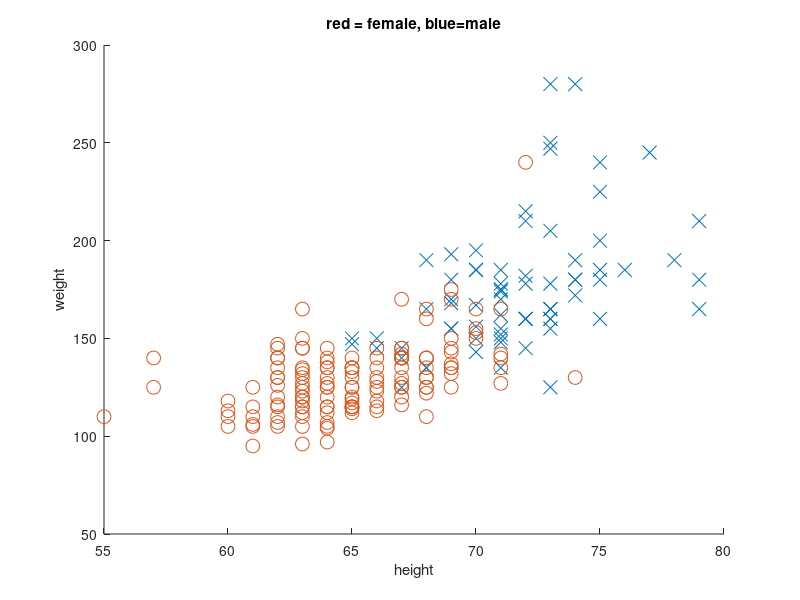
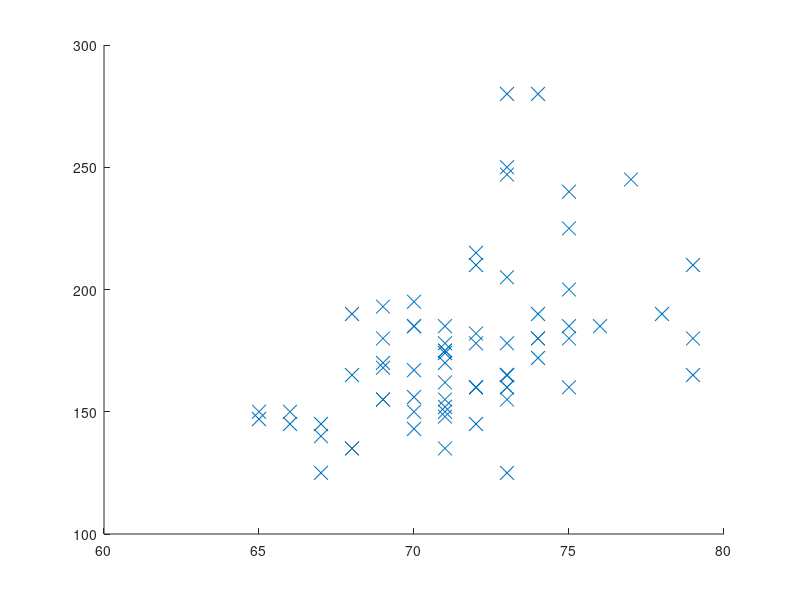

Write the MATLAB code that produced these figures, in order. (Note: this script raises an error after producing the figures.)
%% MVN Height Weight Demo
for i=1:2
    if(i==1)
        plotCov = false;
    else
        plotCov=true;
    end
    % Make 2D scatter plot and superimpose Gaussian fit
    rawdata = dlmread('heightWeightDataSimple.txt'); % comma delimited file
    data.Y = rawdata(:,1); % 1=male, 2=female
    data.X = [rawdata(:,2) rawdata(:,3)]; % height, weight
    maleNdx = find(data.Y == 1);
    femaleNdx = find(data.Y == 2);
    classNdx = {maleNdx, femaleNdx};
    figure;
    colors = 'br';
    sym = 'xo';
    for c=1:2
        str = sprintf('%s%s', sym(c), colors(c));
        X = data.X(classNdx{c},:);
        h=scatter(X(:,1), X(:,2), 100, str); %set(h, 'markersize', 10);
        hold on
        if plotCov
            pgauss = fit(MvnDist, 'data',X, 'method', 'mle');
            gaussPlot2d(pgauss.mu, pgauss.Sigma);
        end
    end
    xlabel('height')
    ylabel('weight')
    title('red = female, blue=male');
end
